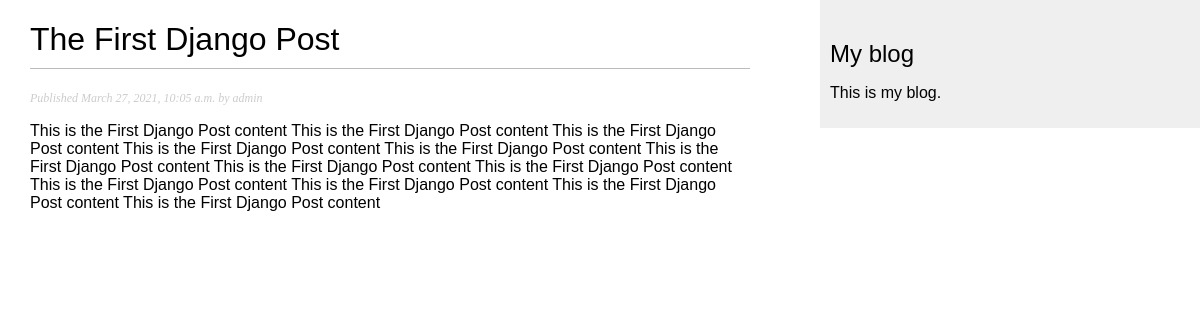
/blog/2021/3/27/django_slug/, run on the app's committed database.
### blog/models.py (models this page shows, shortened)
class Post(models.Model):
    STATUS_CHOICES = (
        ('draft', 'Draft'),
        ('published', 'Published'),
    )
    title = models.CharField(max_length=250)
    slug = models.SlugField(max_length=250, unique_for_date='publish')
    author = models.ForeignKey(User, on_delete=models.CASCADE, related_name='blog_posts')
    body = models.TextField()
    publish = models.DateTimeField(default=timezone.now)
    created = models.DateTimeField(auto_now_add=True)
    updated = models.DateTimeField(auto_now=True)
    status = models.CharField(max_length=10, choices=STATUS_CHOICES, default='draft')
    objects = models.Manager()
    published = PublishedManager()
    class Meta:
        ordering = ('-publish', )

### blog/views.py (the view)
# urls.py: path('<int:year>/<int:month>/<int:day>/<slug:post>/', views.post_detail, name='post_detail'),
def post_detail(request, year, month, day, post):
    post = get_object_or_404(Post, slug=post,
                                   status='published',
                                   publish__year=year,
                                   publish__month=month,
                                   publish__day=day)
    return render(request, 'blog/post/detail.html', {'post': post})

### blog/templates/blog/post/detail.html (shortened to what this page needs)
{% extends "blog/base.html" %}
{% block content %}
    <h1>{{ post.title }}</h1>
    <p class="date">
        Published {{ post.publish }} by {{ post.author }}
    </p>
    {{ post.body | linebreaks }}
{% endblock %}

### blog/static/css/blog.css (style rules this page uses)
body { margin:0; padding:0; font-family:helvetica, sans-serif; }
h1 { font-weight:normal; border-bottom:1px solid #bbb; padding:0 0 10px 0; }
p.date { color:#ccc; font-family: georgia, serif; font-size: 12px; font-style: italic; }

### data on the page
Post: title "The First Django Post", publish "March 27, 2021, 10:05 a.m.", author "admin", body "This is the First Django Post content This is the First Django Post content This is the First Django Post content This is the First Django Post content This is the First Django Post content This is the First Django Post content This is the First Django Post content This is the First Django Post content This is the First Django Post content This is the First Django Post content This is the First Django Post content This is the First Django Post content"
